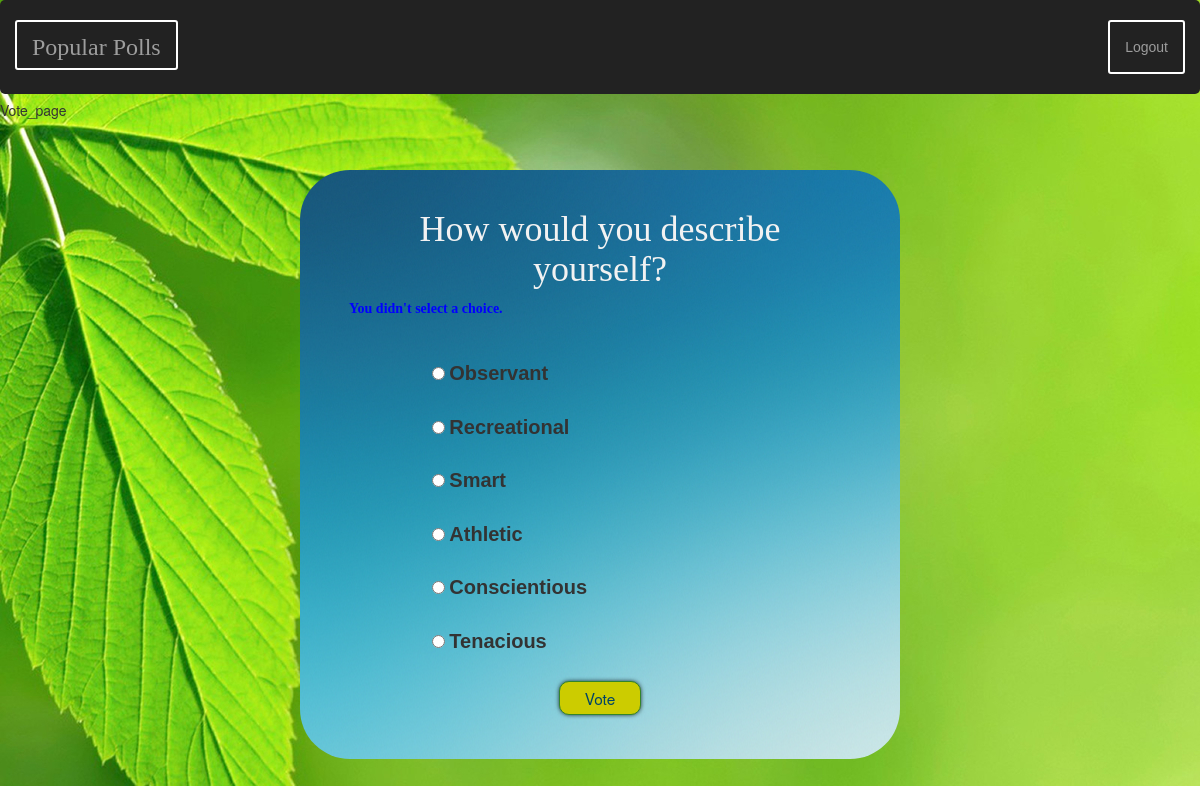
The page /polls/4/vote/ on the database its author committed.
### polls/models.py (models this page shows, shortened)
class Question(models.Model):
	question_text = models.CharField(max_length=200)
	pub_date = models.DateTimeField('date published')
	def was_published_recently(self):
		now = timezone.now()
		return now - datetime.timedelta(days=1) <= self.pub_date <=now
	was_published_recently.admin_order_field = 'pub_date'
	was_published_recently.boolean = True
	was_published_recently.short_description = 'Published recently?'

class Choice(models.Model):
	question = models.ForeignKey(Question)
	choice_text = models.CharField(max_length=200)
	votes = models.IntegerField(default=0)
	percent = models.IntegerField(default=0)

### polls/views.py (the view, shortened to what this page needs)
# urls.py: url(r'^(?P<question_id>\d+)/vote/$', views.vote, name='vote'),
def vote(request, question_id):
	p=get_object_or_404(Question,pk=question_id)
	try:
		selected_choice = p.choice_set.get(pk=request.POST['choice'])
	except (KeyError, Choice.DoesNotExist):
		return render(request, 'polls/detail.html',{
			'question': p,
			'error_message': "You didn't select a choice.",
			})

### polls/templates/polls/detail.html (shortened to what this page needs)
{% extends 'polls/base.html' %}
{% block body %}
{% block title %}Vote_page{% endblock %}
<div class="center detailover">
	<div class="center colortext1">
		<h1 class="quest_head"> {{ question.question_text }}</h1>
		{% if error_message %}<p><strong>{{ error_message}}</strong></p>{% endif %}
	</div>
	<div class="center">
		<form action="{% url 'polls:vote' question.id %}" method="post">
			{% for choice in question.choice_set.all %}
				<div class="center">
					<input type="radio" name="choice" id="choice{{ forloop.counter }}" value="{{ choice.id}}" />
						<label class="options " for="choice{{ forloop.counter }}">{{ choice.choice_text }}</label><br/>
				</div>
			{% endfor %}
			<div class="center quest_head">
				<input id="gobutton" type="submit" value="Vote" />
			</div>
		</form>
	</div>
</div>
{% endblock %}

### polls/static/polls/style.css (style rules this page uses)
.center { margin: auto; width: 80%; padding: 10px; }
.colortext1 { width:90%; font-family: "Times New Roman", Times, serif; color:blue; }
.options { font-size: 20px; font-family: "Comic Sans MS", cursive, sans-serif; }
input#gobutton { cursor:pointer; padding:5px 25px; background:#cccc00; border:1px solid #33842a; -moz-border-radius: 10px; -webkit-border-radius: 10px; border-radius: 10px; -webkit-box-shadow: 0 0 4px rgba(0,0,0, .75); -moz-box-shadow: 0 0 4px rgba(0,0,0, .75); box-shadow: 0 0 4px rgba(0,0,0, .75); color:#004466; font-size:1.1em; }
.quest_head { color: #f2f2f2; width:100%; text-align: center; }
.detailover { border-radius: 50px; margin-top:50px; width:50%; background: white url("images/detail_bg.jpg") no-repeat ; }

### rows shown on the page
Question: question_text "How would you describe yourself?"
Choice: choice_text "Observant"
Choice: choice_text "Recreational"
Choice: choice_text "Smart"
Choice: choice_text "Athletic"
Choice: choice_text "Conscientious"
Choice: choice_text "Tenacious"

### other values the page prints
{{ error_message }} "You didn't select a choice."
